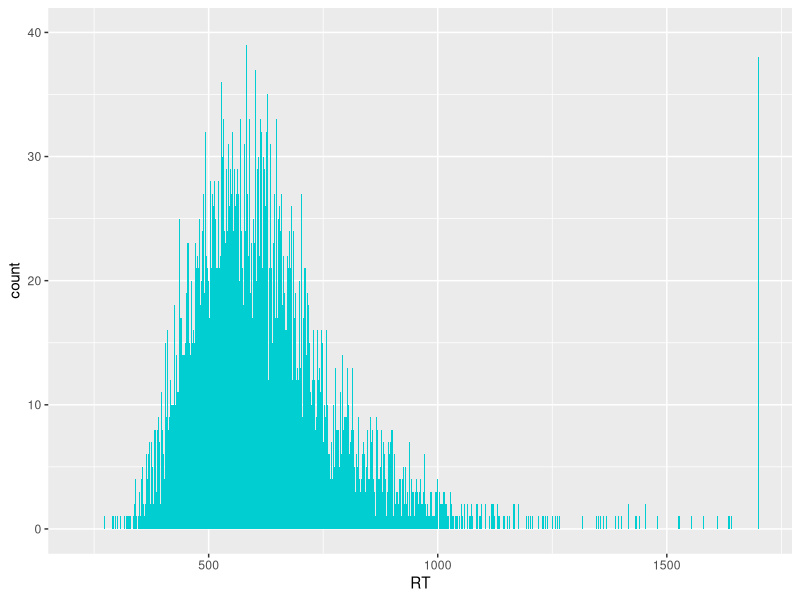
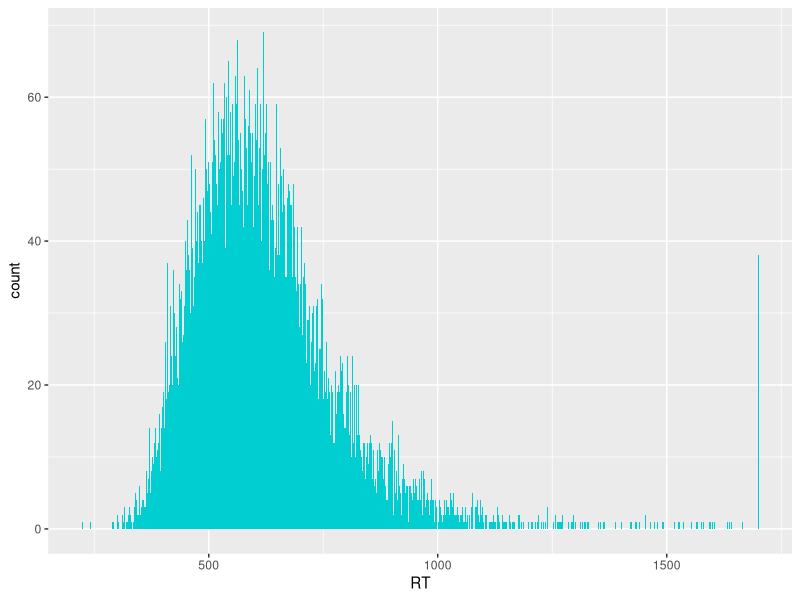
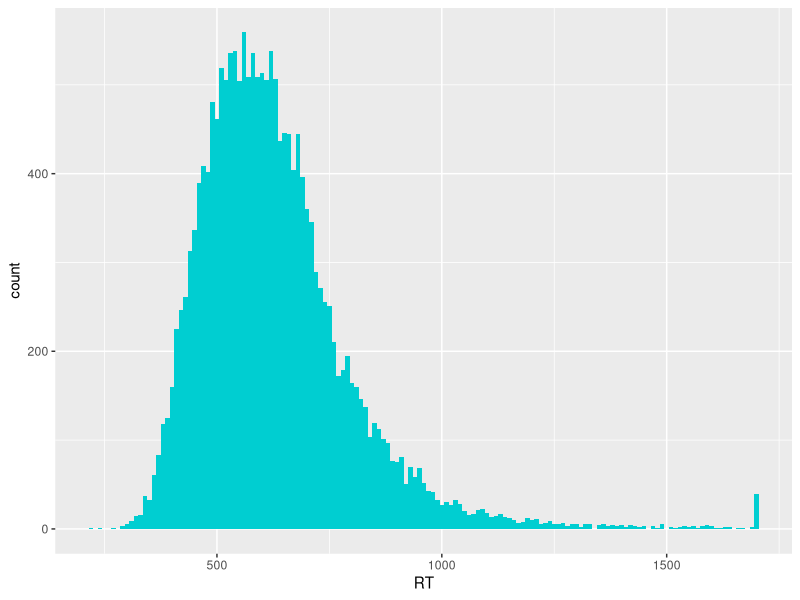
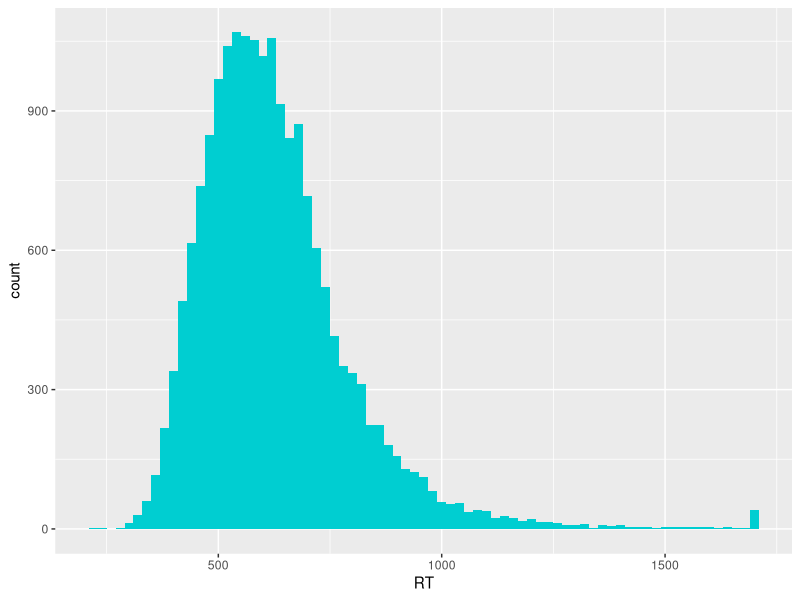
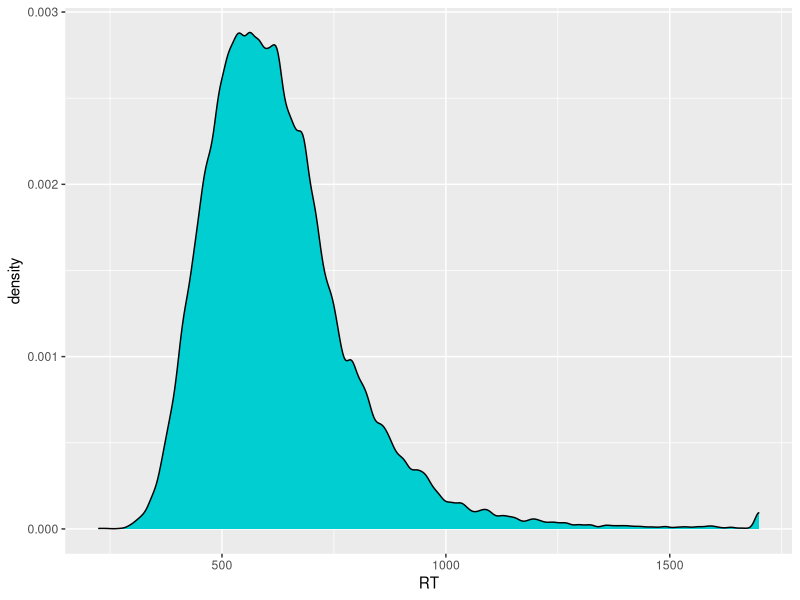
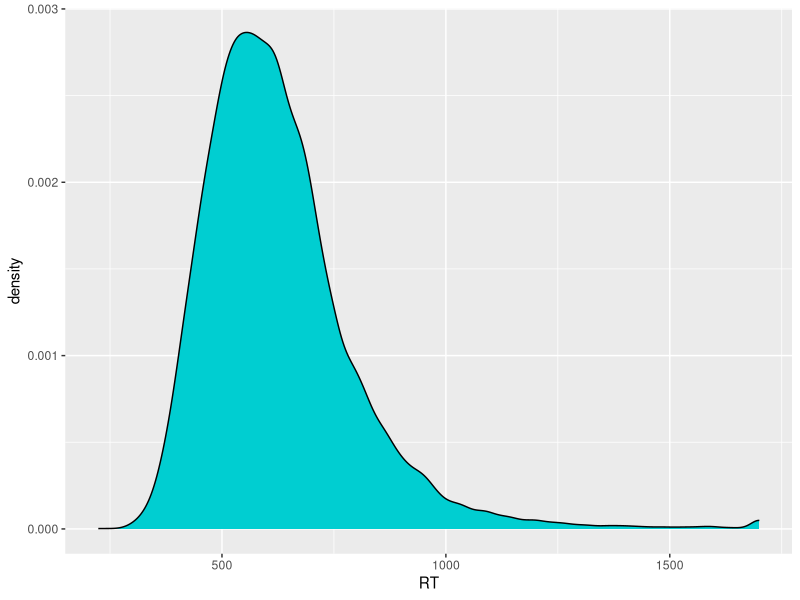
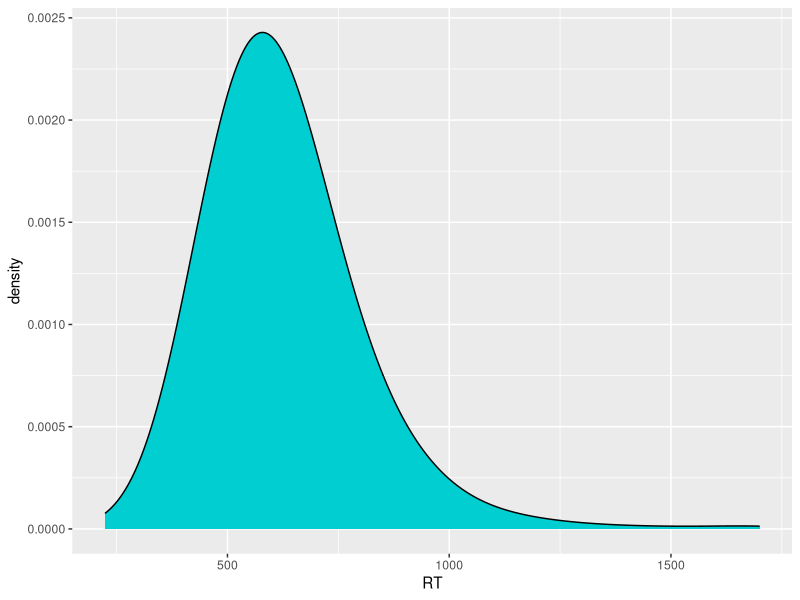
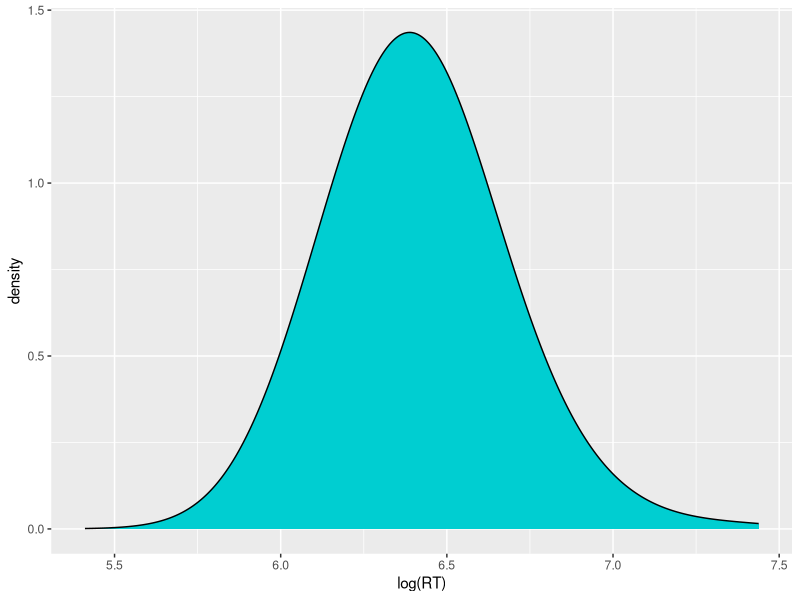

Here is the R script that generated these plots, in order:
## ---- chunk 1
library(reshape2)
library(ggplot2)

mydata <- read.csv("mydataHW5.csv")
## ---- chunk 2
oldcolnames <- colnames(mydata) # check what your column names are
newcolnames <- c("ID","Lang", "Blk", "BlkTrlNum","TrlNum","Tar","Cue","TarPos","TarDir","Acc","RT","QP","DELE","Eng","Span","CSFreq","CSExp")
colnames(mydata) <- newcolnames
data.frame(oldcolnames, newcolnames) 
head(mydata)
## ---- chunk 3
mydata$Blk <- as.character(mydata$Blk)
mydata$Blk[mydata$Blk=="Block1"] <- "B1"
mydata$Blk[mydata$Blk=="Block2"] <- "B2"
mydata$Blk[mydata$Blk=="Block3"] <- "B3"
mydata$Blk <- factor(mydata$Blk)
summary(mydata$Blk)
## ---- chunk 4
CCdata <- mydata[, 1:11]
head(CCdata)
## ---- chunk 5
bildata <- mydata[, c(1:2, 12:17)]
bildata <- droplevels(subset(bildata, Lang == "B"))
head(bildata)

# The below code creates a vector of numbers that start at 1 and adds 288 to each preceding number 32 times (because there are 32 ID numbers and each one repeats 288 times):
temp <- 1 # vector to contain numbers
x <- 1 # current number to be stored in vector
for (i in 1:32) {
  x <- x + 288
  temp <- c(temp, x)
}
bildata <- bildata[temp, ]
bildata <- bildata[!is.na(bildata$ID), ]
## ---- chunk 6
write.csv(CCdata,file = "CCdata.csv")
write.csv(bildata, file = "bildata.csv")
## ---- chunk 7
head(CCdata)
CCdatalong <- melt(CCdata, id.vars = c("ID","Lang","Blk","BlkTrlNum","TrlNum","Tar","Cue","TarPos","TarDir"))
head(CCdatalong)
## ---- chunk 8
# create list to store all plots made in RMD file:
myplots <- list() 

# create and save plot:
myplots[[length(myplots) + 1]]  <- ggplot(CCdata, aes(RT)) + geom_histogram(binwidth = 0.5, fill = "darkturquoise") 
# display plot:
myplots[[length(myplots)]] 

# create and save plot:
myplots[[length(myplots) + 1]] <- ggplot(CCdata, aes(RT)) + geom_histogram(binwidth = 1, fill = "darkturquoise")
# display plot:
myplots[[length(myplots)]] 

# create and save plot:
myplots[[length(myplots) + 1]] <- ggplot(CCdata, aes(RT)) + geom_histogram(binwidth = 10, fill = "darkturquoise")
# display plot:
myplots[[length(myplots)]]  

# create and save plot:
myplots[[length(myplots) + 1]] <- ggplot(CCdata, aes(RT)) + geom_histogram(binwidth = 20, fill = "darkturquoise")
# display plot:
myplots[[length(myplots)]] 

# create and save plot:
myplots[[length(myplots) + 1]] <- ggplot(CCdata, aes(RT)) + geom_density(adjust = 0.5, fill = "darkturquoise")
# display plot:
myplots[[length(myplots)]] 

# create and save plot:
myplots[[length(myplots) + 1]] <- ggplot(CCdata, aes(RT)) + geom_density(adjust = 1, fill = "darkturquoise")
# display plot:
myplots[[length(myplots)]] 

# create and save plot:
myplots[[length(myplots) + 1]] <- ggplot(CCdata, aes(RT)) + geom_density(adjust = 5, fill = "darkturquoise")
# display plot:
myplots[[length(myplots)]] 
## ---- chunk 9
# create and save plot:
myplots[[length(myplots) + 1]] <- ggplot(CCdata, aes(log(RT))) + geom_density(adjust = 5, fill = "darkturquoise")
# display plot:
myplots[[length(myplots)]]  
## ---- chunk 10
# create and save plot:
myplots[[length(myplots) + 1]] <- ggplot(CCdata, aes(log(RT), color = Tar)) + 
  geom_density(adjust = 5) +
  theme_minimal()
# display plot:
myplots[[length(myplots)]]  

# create and save plot:
myplots[[length(myplots) + 1]] <- ggplot(CCdata, aes(log(RT), fill = Tar)) +
  geom_density(adjust = 5) +
  theme_minimal()
# display plot:
myplots[[length(myplots)]]   

# create and save plot:
myplots[[length(myplots) + 1]] <- ggplot(CCdata, aes(log(RT), linetype = Tar)) +
  geom_density(adjust = 5) +
  theme_minimal()
# display plot:
myplots[[length(myplots)]]  

# create and save plot:
myplots[[length(myplots) + 1]] <- ggplot(CCdata, aes(x = Tar, y = log(RT))) +
  geom_boxplot() +
  theme_minimal()
# display plot:
myplots[[length(myplots)]]  
## ---- chunk 11
# create and save plot:
myplots[[length(myplots) + 1]] <- ggplot(CCdata, aes(log(RT))) + 
  geom_histogram(aes(fill = Tar)) + 
  facet_grid(Tar ~ .) +
  theme_minimal()  
# display plot:
myplots[[length(myplots)]]  

# create and save plot:
myplots[[length(myplots) + 1]] <- ggplot(CCdata, aes(log(RT))) + 
  geom_histogram(aes(color = Tar)) + 
  facet_grid(Tar ~ .) +
  theme_minimal()  
# display plot:
myplots[[length(myplots)]]  
## ---- chunk 12
aggCC <- dcast(CCdata, ID ~ Tar, value.var = "RT", fun.aggregate = mean)

head(aggCC)

# create and save plot:
myplots[[length(myplots) + 1]] <- ggplot(aggCC, aes (x = Congruent, y = Incongruent)) +
  geom_point() +
  theme_minimal()  
# display plot:
myplots[[length(myplots)]]  

# create and save plot:
myplots[[length(myplots) + 1]] <- ggplot(aggCC, aes (x = Congruent, y = Incongruent)) +
  geom_point() +
  geom_smooth() +
  theme_minimal()
# display plot:
myplots[[length(myplots)]]  

# create and save plot:
myplots[[length(myplots) + 1]] <- ggplot(aggCC, aes (x = Congruent, y = Incongruent)) +
  geom_point() +
  geom_smooth(method = "lm") +
  theme_minimal()  
# display plot:
myplots[[length(myplots)]]  
## ---- chunk 13
aggCC <- dcast(CCdata, ID + Lang ~ Tar, value.var = "RT", fun.aggregate = mean)

head(aggCC)

# create and save plot:
myplots[[length(myplots) + 1]] <- ggplot(aggCC, aes (x = Congruent, y = Incongruent)) +
  geom_point(aes(color = Lang)) +
  facet_wrap( ~ Lang) +
  theme_minimal()  
# display plot:
myplots[[length(myplots)]]  
## ---- chunk 14
pdf('myplots.pdf', onefile=TRUE)
numplots <- length(myplots)

for (i in 1:numplots) {
    plot(myplots[[i]])
}
dev.off()
## ---- chunk 15
ggplot(mydata, aes (x = Tar, y = RT)) +
  geom_boxplot(aes(color = Tar)) +
  facet_wrap( ~ Lang) +
  theme_minimal()  
